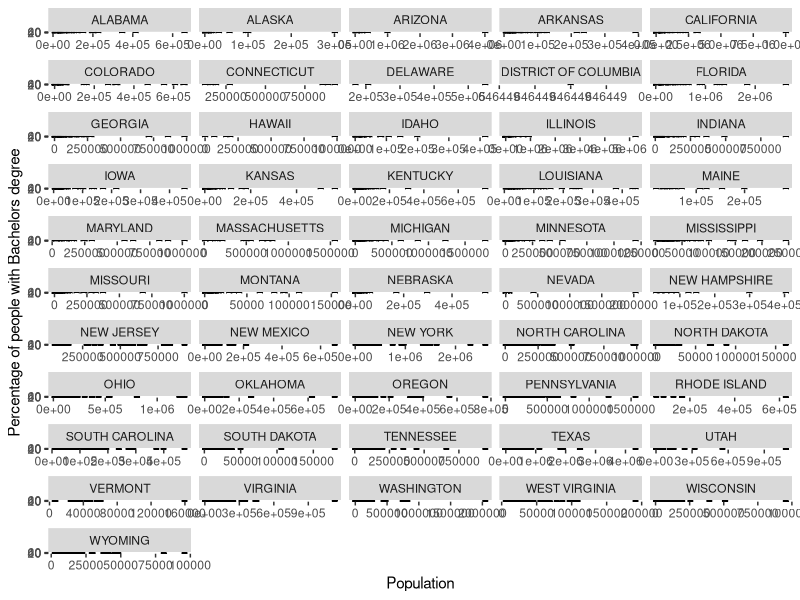
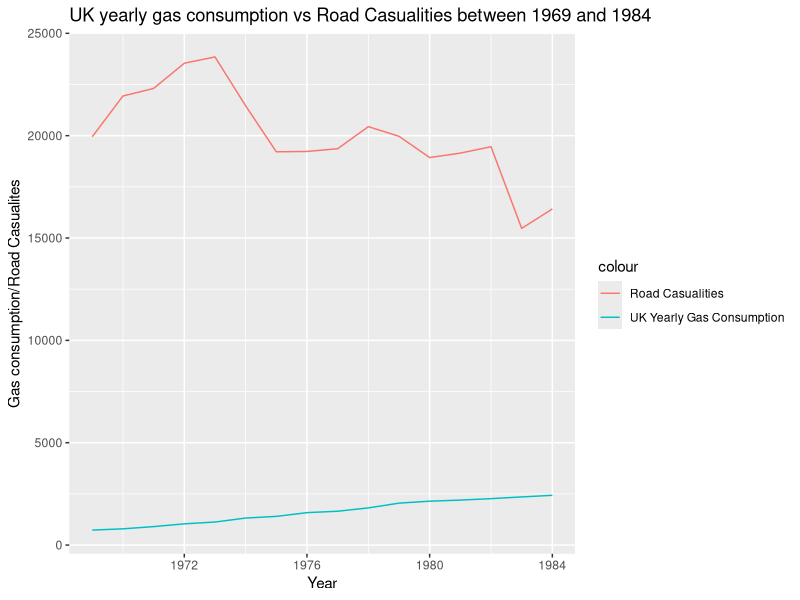

Write the R code that produced these figures, in order.
##### Author: Sachin Joshi #####
library("ggplot2")

##################################### Task 1 ##############################################################################

######Data Accumulation
censusdata <- read.table("DataSet.txt", header=TRUE, sep=",")
censusdict <- read.fwf("DataDict.txt", c(9, -1, 86, 5, -1, 7, -1, 9, -2, 7, -1, 9, -1, 6))
censusfips <- read.fwf("FIPS_CountyName.txt", c(5, -1, 100))
census <- merge(censusdata, censusfips, by.x="fips", by.y=1)
######End Data Accumulation

######Data Pre-processing
census$V2 <- as.character(census$V2)

##Getting all the state names
a=tail(census[,"fips"], n=1);
states <- as.vector(subset(census, fips %in% seq(0,a,by=1000), select=V2))

##Get the data frame indices for all the states
tmp <- which(census$V2 %in% states$V2)

##Duplicate dataset for census
newdata<-census[-c(tmp),]

##Removing the row with the country name
states<-states$V2[-c(1)]

##Converting all the counties to their respective states
for (i in 1:length(states)){
  first<-which(grepl(", ",newdata[,"V2"]))[1]
  sub<-substr(newdata[first,"V2"],nchar(newdata[first,"V2"])-3,nchar(newdata[first,"V2"]))
  while(grepl(sub,newdata[first,"V2"])[1]){
    newdata[first,"V2"] <- states[i];
    first<-first+1;
  }
}
#######End Data Pre-processing

#######Data Visualization
##Plotting data for each state in a sub-plot
task1<-qplot(x=newdata[,"PST045213"],y=newdata[,"EDU685212"],data=newdata,xlab="Population",ylab="Percentage of people with Bachelors degree")
task1<-task1+facet_wrap(~V2, scales="free_x",ncol=5)
#######End Data Visualization

################################### End Task 1 ############################################################################

##################################### Task 2 ##############################################################################
######Data Accumulation
data(UKDriverDeaths) #Road casualities in UK between 1969 and 1984
data(UKgas) 		 #Gas comsumption in UK
######End Data Accumulation

######Data Pre-processing
#Combining quarterly data into yearly data
ukgas<-aggregate(UKgas,nfrequency=1)
#Combining monthly data into yearly data
ukddmon<-aggregate(UKDriverDeaths, nfrequency=1)
#Finding the intersecting year
uk<-ts.intersect(ukgas,ukddmon)
ukdf<-data.frame(time(uk),uk[,"ukgas"],uk[,"ukddmon"])
######End Data Pre-processing

######Data Visualization
task2<-ggplot(ukdf,aes(time(uk)))+geom_line(aes(y=uk[,"ukgas"],colour="UK Yearly Gas Consumption"))+geom_line(aes(y=uk[,"ukddmon"],colour="Road Casualities"))+xlab("Year")+ylab("Gas consumption/Road Casualites")+ggtitle("UK yearly gas consumption vs Road Casualities between 1969 and 1984")+guides(fill=guide_legend(title="New Legend Title"))
######End Data Visualization
################################### End Task 2 ############################################################################

##Publishing data in to a PDF file
pdf(file="R_Prog_HW.pdf",width=20,height=21)
print(task1)
print(task2)
dev.off()